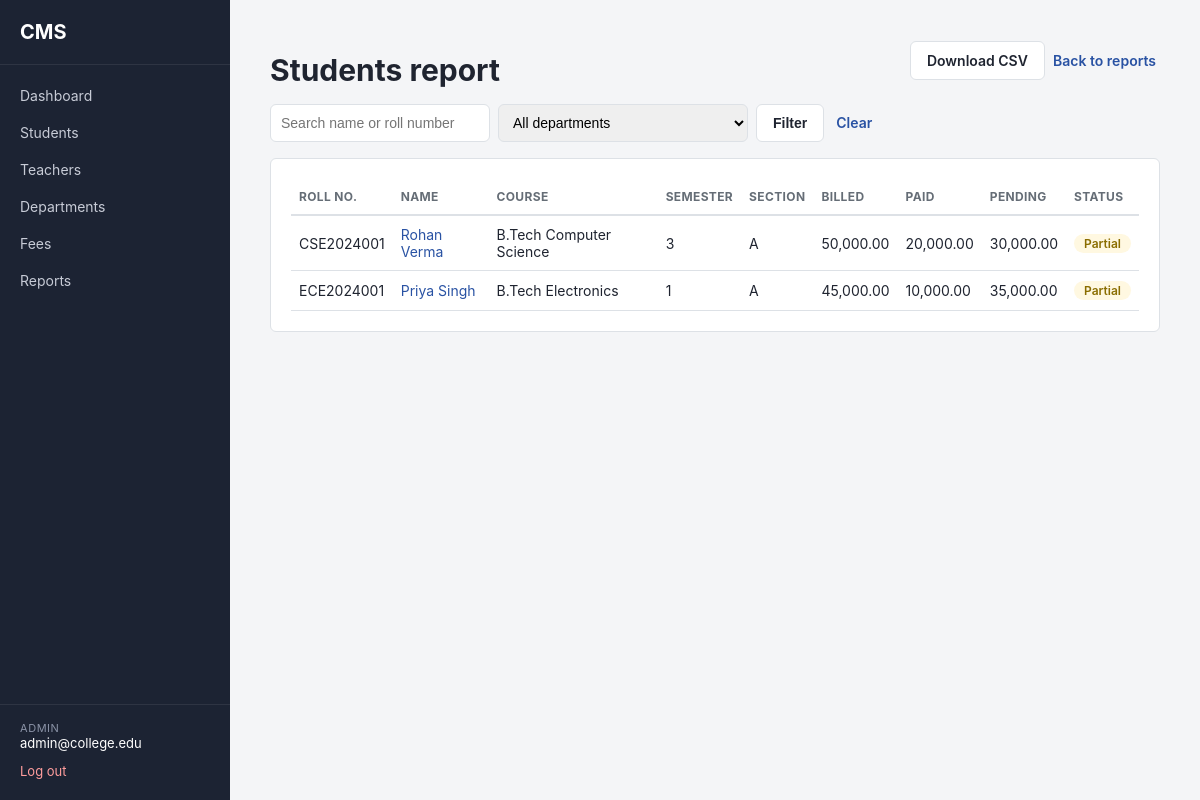
The page /admin/reports/students (signed in) on the database its author committed.
### app/models/user.py (models this page shows, shortened)
class User(db.Model, UserMixin, TimestampMixin):
    __tablename__ = "users"
    id = db.Column(db.Integer, primary_key=True)
    email = db.Column(db.String(120), unique=True, nullable=False, index=True)
    password_hash = db.Column(db.String(255), nullable=False)
    role = db.Column(db.String(20), nullable=False)
    is_active_account = db.Column(db.Boolean, default=True, nullable=False)
    student_profile = db.relationship(
        "Student", backref="user", uselist=False, cascade="all, delete-orphan"
    )
    teacher_profile = db.relationship(
        "Teacher", backref="user", uselist=False, cascade="all, delete-orphan"
    )
    @property
    def is_active(self):
        return self.is_active_account
    def is_admin(self):
        return self.role == "admin"

### app/models/student.py (models this page shows, shortened)
class Student(db.Model, TimestampMixin):
    __tablename__ = "students"
    id = db.Column(db.Integer, primary_key=True)
    user_id = db.Column(
        db.Integer, db.ForeignKey("users.id"), unique=True, nullable=False
    )
    roll_number = db.Column(db.String(30), unique=True, nullable=False)
    full_name = db.Column(db.String(150), nullable=False)
    date_of_birth = db.Column(db.Date, nullable=True)
    gender = db.Column(db.String(20), nullable=True)
    phone = db.Column(db.String(20), nullable=True)
    address = db.Column(db.String(255), nullable=True)
    admission_date = db.Column(db.Date, nullable=True)
    course_id = db.Column(db.Integer, db.ForeignKey("courses.id"), nullable=False)
    current_semester_id = db.Column(
        db.Integer, db.ForeignKey("semesters.id"), nullable=True
    )
    section_id = db.Column(db.Integer, db.ForeignKey("sections.id"), nullable=True)
    is_active_student = db.Column(db.Boolean, default=True, nullable=False)
    current_semester = db.relationship(
        "Semester", foreign_keys=[current_semester_id]
    )
    enrollments = db.relationship("Enrollment", backref="student", lazy=True)
    attendance_records = db.relationship("Attendance", backref="student", lazy=True)
    marks_records = db.relationship("Marks", backref="student", lazy=True)
    fees = db.relationship("Fee", backref="student", lazy=True)

### app/models/course.py (models this page shows, shortened)
class Course(db.Model, TimestampMixin):
    __tablename__ = "courses"
    id = db.Column(db.Integer, primary_key=True)
    name = db.Column(db.String(100), nullable=False)
    code = db.Column(db.String(20), unique=True, nullable=False)
    duration_years = db.Column(db.Integer, nullable=False, default=4)
    department_id = db.Column(
        db.Integer, db.ForeignKey("departments.id"), nullable=False
    )
    semesters = db.relationship("Semester", backref="course", lazy=True)
    students = db.relationship("Student", backref="course", lazy=True)

### app/models/semester.py (models this page shows, shortened)
class Semester(db.Model, TimestampMixin):
    __tablename__ = "semesters"
    id = db.Column(db.Integer, primary_key=True)
    number = db.Column(db.Integer, nullable=False)  # 1, 2, 3 ...
    course_id = db.Column(db.Integer, db.ForeignKey("courses.id"), nullable=False)
    sections = db.relationship("Section", backref="semester", lazy=True)
    subjects = db.relationship("Subject", backref="semester", lazy=True)
    __table_args__ = (
        db.UniqueConstraint("course_id", "number", name="uq_course_semester"),
    )

### app/models/section.py (models this page shows, shortened)
class Section(db.Model, TimestampMixin):
    __tablename__ = "sections"
    id = db.Column(db.Integer, primary_key=True)
    name = db.Column(db.String(10), nullable=False)  # "A", "B", ...
    semester_id = db.Column(db.Integer, db.ForeignKey("semesters.id"), nullable=False)
    students = db.relationship("Student", backref="section", lazy=True)
    __table_args__ = (
        db.UniqueConstraint("semester_id", "name", name="uq_semester_section"),
    )

### app/routes/reports.py (the view, shortened to what this page needs)
@reports_bp.route("/students")
@login_required
@role_required("admin")
def students_report():
    query = Student.query
    search = request.args.get("q", "").strip()
    if search:
        like = f"%{search}%"
        query = query.filter(
            db.or_(Student.full_name.ilike(like), Student.roll_number.ilike(like))
        )
    department_id = request.args.get("department_id", type=int)
    if department_id:
        query = query.join(Course, Student.course_id == Course.id).filter(
            Course.department_id == department_id
        )
    students = query.order_by(Student.roll_number).all()
    fee_totals = _fee_totals_by_student()
    departments = Department.query.order_by(Department.name).all()
    return render_template(
        "reports/students.html",
        students=students,
        fee_totals=fee_totals,
        departments=departments,
        filters={"q": search, "department_id": department_id},
    )

### app/__init__.py (called while the page is built)
@login_manager.user_loader
def load_user(user_id):
    from app.models.user import User
    return db.session.get(User, int(user_id))

### app/models/fee.py (called while the page is built)
    def paid_amount(self):
        return sum(p.amount for p in self.payments)

### app/routes/reports.py (called while the page is built)
def _fee_totals_by_student():
    totals = {}
    for fee in Fee.query.all():
        entry = totals.setdefault(fee.student_id, {"billed": 0.0, "paid": 0.0})
        entry["billed"] += fee.total_amount
        entry["paid"] += fee.paid_amount()
    for entry in totals.values():
        entry["pending"] = round(entry["billed"] - entry["paid"], 2)
        if entry["pending"] <= 0:
            entry["status"] = "paid"
        elif entry["paid"] > 0:
            entry["status"] = "partial"
        else:
            entry["status"] = "pending"
    return totals

### app/templates/reports/students.html (shortened to what this page needs)
{% extends "base.html" %}
{% block content %}
<div class="page-header">
    <h1>Students report</h1>
    <div>
        <a href="{{ url_for('reports.students_report', format='csv', q=filters.q, department_id=filters.department_id) }}"
           class="btn btn-secondary">Download CSV</a>
        <a href="{{ url_for('reports.index') }}" class="btn btn-link">Back to reports</a>
    </div>
</div>
<form method="GET" class="filter-bar">
    <input type="text" name="q" value="{{ filters.q }}" placeholder="Search name or roll number">
    <select name="department_id">
        <option value="">All departments</option>
    </select>
    <button type="submit" class="btn btn-secondary">Filter</button>
    <a href="{{ url_for('reports.students_report') }}" class="btn btn-link">Clear</a>
</form>
<div class="card">
    {% if students %}
    <table class="data-table">
        <thead>
            <tr>
                <th>Roll No.</th>
                <th>Name</th>
                <th>Course</th>
                <th>Semester</th>
                <th>Section</th>
                <th>Billed</th>
                <th>Paid</th>
                <th>Pending</th>
                <th>Status</th>
            </tr>
        </thead>
        <tbody>
            {% for student in students %}
            {% set totals = fee_totals.get(student.id, {"billed": 0.00, "paid": 0.00, "pending": 0.00, "status": "pending"}) %}
            <tr>
                <td>{{ student.roll_number }}</td>
                <td><a href="{{ url_for('students.view_student', student_id=student.id) }}">{{ student.full_name }}</a></td>
                <td>{{ student.course.name if student.course else "-" }}</td>
                <td>{{ student.current_semester.number if student.current_semester else "-" }}</td>
                <td>{{ student.section.name if student.section else "-" }}</td>
                <td>{{ totals.billed | money }}</td>
                <td>{{ totals.paid | money }}</td>
                <td>{{ totals.pending | money }}</td>
                <td>
                    {% set status = totals.status %}
                    <span class="badge {{ 'badge-success' if status == 'paid' else ('badge-warning' if status == 'partial' else 'badge-danger') }}">
                        {{ status | capitalize }}
                    </span>
                </td>
            </tr>
            {% endfor %}
        </tbody>
    </table>
    {% else %}
    <div class="empty-state"><p>No students match these filters.</p></div>
    {% endif %}
</div>
{% endblock %}

### app/templates/base.html (shortened to what this page needs)
<!DOCTYPE html>
<html lang="en">
<head>
    <link rel="stylesheet" href="{{ url_for('static', filename='css/style.css') }}">
</head>
<body>
{% if current_user.is_authenticated %}
<div class="layout">
    <aside class="sidebar">
        <div class="sidebar-brand">CMS</div>
        <nav class="sidebar-nav">
            <a href="{{ url_for('main.dashboard') }}" class="nav-link">Dashboard</a>
            {% if current_user.is_admin() %}
                <a href="{{ url_for('students.list_students') }}" class="nav-link">Students</a>
                <a href="{{ url_for('teachers.list_teachers') }}" class="nav-link">Teachers</a>
                <a href="{{ url_for('departments.list_departments') }}" class="nav-link">Departments</a>
                <a href="{{ url_for('fees.list_fees') }}" class="nav-link">Fees</a>
                <a href="{{ url_for('reports.index') }}" class="nav-link">Reports</a>
            {% elif current_user.is_teacher() %}
                <a href="#" class="nav-link">My Subjects</a>
                <a href="#" class="nav-link">Attendance</a>
                <a href="#" class="nav-link">Marks</a>
            {% else %}
                <a href="#" class="nav-link">My Attendance</a>
                <a href="#" class="nav-link">My Marks</a>
                <a href="#" class="nav-link">My Fees</a>
            {% endif %}
        </nav>
        <div class="sidebar-footer">
            <div class="user-chip">
                <span class="user-role">{{ current_user.role }}</span>
                <span class="user-email">{{ current_user.email }}</span>
            </div>
            <a href="{{ url_for('auth.logout') }}" class="logout-link">Log out</a>
        </div>
    </aside>
    <main class="content">
        {% block content %}{% endblock %}
    </main>
</div>
{% else %}
    {% include "_flash.html" %}
    {% block guest_content %}{% endblock %}
{% endif %}
</body>
</html>

### app/static/css/style.css (style rules this page uses)
:root { --color-bg: #f4f5f7; --color-surface: #ffffff; --color-border: #dde1e6; --color-text: #1f2430; --color-text-muted: #656d76; --color-primary: #2952a3; --color-primary-dark: #1f3f80; --color-sidebar-bg: #1c2333; --color-sidebar-text: #c7cbd6; --color-sidebar-text-active: #ffffff; --color-success: #1e7e34; --color-danger: #b3261e; --color-warning: #8a6d00; --color-info: #14618c; --radius: 6px; --font: -apple-system, BlinkMacSystemFont, "Segoe UI", Roboto, Helvetica, Arial, sans-serif; }
* { box-sizing: border-box; }
body { margin: 0; font-family: var(--font); background: var(--color-bg); color: var(--color-text); font-size: 15px; }
a { color: var(--color-primary); text-decoration: none; }
.layout { display: flex; min-height: 100vh; }
.sidebar { width: 230px; flex-shrink: 0; background: var(--color-sidebar-bg); color: var(--color-sidebar-text); display: flex; flex-direction: column; padding: 20px 0; }
.sidebar-brand { font-weight: 700; font-size: 20px; color: #fff; padding: 0 20px 20px 20px; border-bottom: 1px solid rgba(255, 255, 255, 0.08); }
.sidebar-nav { display: flex; flex-direction: column; margin-top: 12px; flex-grow: 1; }
.nav-link { color: var(--color-sidebar-text); padding: 10px 20px; font-size: 14px; }
.sidebar-footer { padding: 16px 20px 0 20px; border-top: 1px solid rgba(255, 255, 255, 0.08); }
.user-chip { display: flex; flex-direction: column; margin-bottom: 10px; }
.user-role { text-transform: uppercase; font-size: 11px; letter-spacing: 0.05em; color: #8b93a7; }
.user-email { font-size: 13px; color: #fff; }
.logout-link { font-size: 13px; color: #ff9d9d; }
.content { flex-grow: 1; padding: 32px 40px; max-width: 1100px; }
.card { background: var(--color-surface); border: 1px solid var(--color-border); border-radius: var(--radius); padding: 20px; margin-top: 16px; }
.btn { display: inline-block; border: none; border-radius: var(--radius); padding: 10px 16px; font-size: 14px; font-weight: 600; cursor: pointer; }
.page-header { display: flex; align-items: center; justify-content: space-between; margin-bottom: 4px; }
.page-header h1 { margin-bottom: 0; }
.filter-bar { display: flex; flex-wrap: wrap; gap: 8px; margin-top: 16px; margin-bottom: 4px; }
.filter-bar input, .filter-bar select { padding: 8px 10px; border: 1px solid var(--color-border); border-radius: var(--radius); font-size: 14px; }
.filter-bar input[type="text"] { min-width: 220px; }
.btn-secondary { background: var(--color-surface); color: var(--color-text); border: 1px solid var(--color-border); }
.btn-link { background: none; color: var(--color-primary); padding: 10px 4px; }
.data-table { width: 100%; border-collapse: collapse; font-size: 14px; }
.data-table th { text-align: left; padding: 10px 8px; border-bottom: 2px solid var(--color-border); color: var(--color-text-muted); font-size: 12px; text-transform: uppercase; letter-spacing: 0.03em; }
.data-table td { padding: 10px 8px; border-bottom: 1px solid var(--color-border); vertical-align: middle; }
.badge { display: inline-block; padding: 2px 10px; border-radius: 100px; font-size: 12px; font-weight: 600; }
.badge-warning { background: #fff8e1; color: var(--color-warning); }

### rows shown on the page
User: role "ADMIN", email "admin@college.edu"
Student: roll_number "CSE2024001", full_name "Rohan Verma", course "B.Tech Computer Science", current_semester "3", section "A", billed "50,000.00", paid "20,000.00", pending "30,000.00", status "Partial"
Student: roll_number "ECE2024001", full_name "Priya Singh", course "B.Tech Electronics", current_semester "1", section "A", billed "45,000.00", paid "10,000.00", pending "35,000.00", status "Partial"
